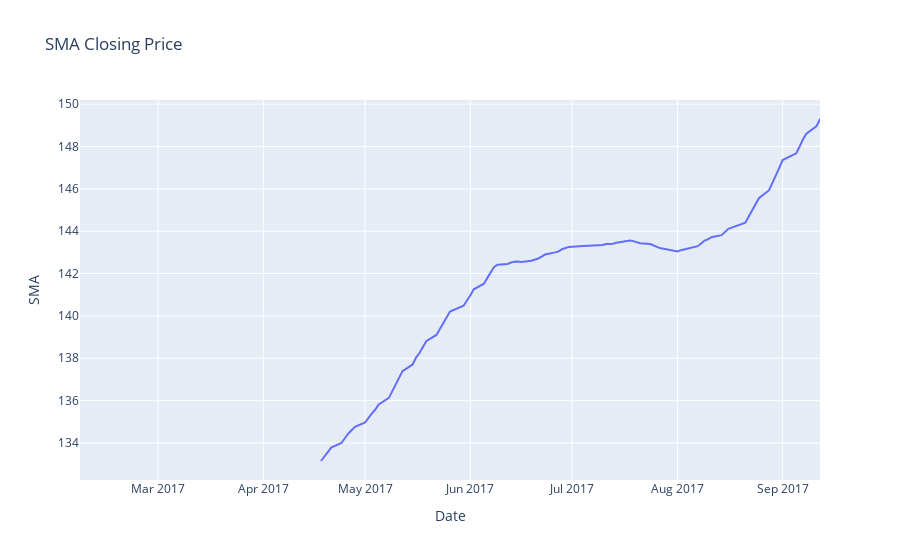

Here is the notebook cell this chart was saved with:
### Code cell
fig = px.line(data, x="Date", y="SMA", title='SMA Closing Price')
fig.show()

### Figure 1 — Plotly figure (JSON) as saved in the notebook; plotly's stock layout.template omitted (floating-point values rounded to 4 significant figures; data arrays with more than 128 entries replaced by an {"elided": "..."} marker saying what was removed)
{"data": [{"hovertemplate": "Date=%{x}<br>SMA=%{y}<extra></extra>", "legendgroup": "", "line": {"color": "#636efa", "dash": "solid"}, "mode": "lines", "name": "", "showlegend": false, "type": "scatter", "x": {"elided": "152 str values"}, "xaxis": "x", "y": {"elided": "152 float values"}, "yaxis": "y"}], "layout": {"legend": {"tracegroupgap": 0}, "title": {"text": "SMA Closing Price"}, "xaxis": {"anchor": "y", "domain": [0, 1], "title": {"text": "Date"}}, "yaxis": {"anchor": "x", "domain": [0, 1], "title": {"text": "SMA"}}}}
